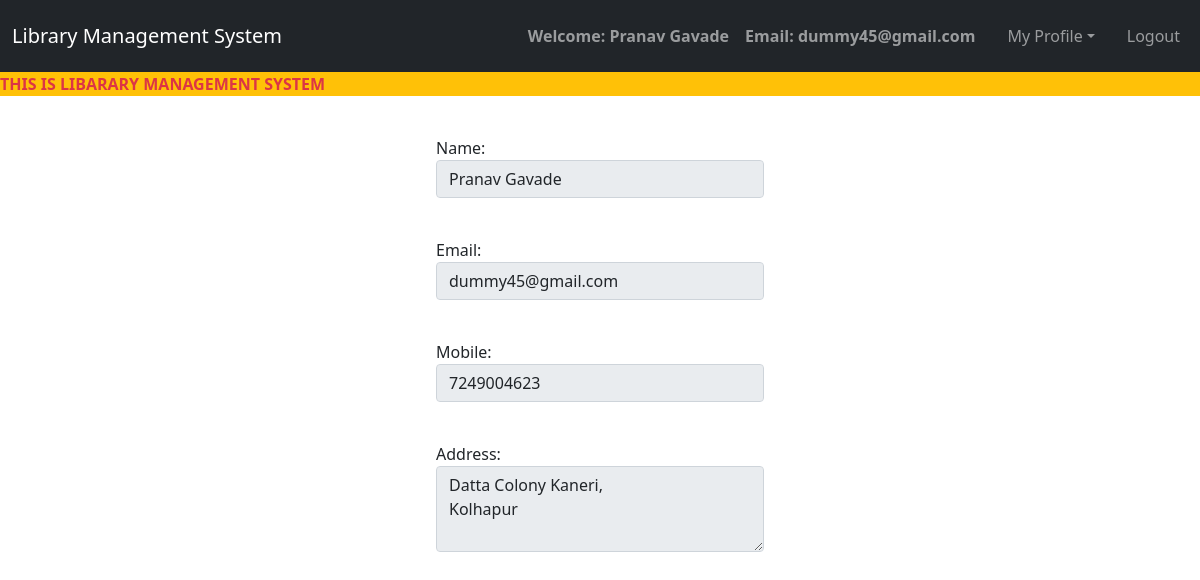
Screenshot of /view_profile.php (signed in) with the database file from the repository.
### tables this page shows
CREATE TABLE `users` (
  `id` int(100) NOT NULL,
  `name` varchar(100) NOT NULL,
  `email` varchar(100) NOT NULL,
  `password` varchar(50) NOT NULL,
  `mobile` bigint(10) NOT NULL,
  `address` varchar(500) NOT NULL
);

### view_profile.php (the view, shortened to what this page needs)
<?php
$connection = mysqli_connect("localhost", "root", "");
$name = "";
$email = "";
$mobile = "";
$address = "";
$query = "select * from users where email = '$_SESSION[email]'";
$query_run = mysqli_query($connection, $query);
while ($row = mysqli_fetch_assoc($query_run)) {
    $name = $row['name'];
    $email = $row['email'];
    $mobile = $row['mobile'];
    $address = $row['address'];
}
?>
<!DOCTYPE html>
<html lang="en">
<head>
    <link rel="stylesheet" type="text/css" href="bootstrap-5.0.2-dist/css/bootstrap.min.css">
</head>
<body>
    <nav class="navbar navbar-expand-lg  navbar-expand-sm  navbar-dark bg-dark ">
        <div class="container-fluid">
            <a class="navbar-brand" href="user_dashboard.php">
                Library Management System
            </a>
            <div class=" collapse navbar-collapse" id="navbarNavDropdown">
                <ul class="navbar-nav ms-auto">
                    <li class="nav-item">
                        <a class="nav-link"><b>Welcome:
                                <?php echo $_SESSION['name']; ?>
                            </b></a>
                    </li>
                    <li class="nav-item">
                        <a class="nav-link"><b>Email:
                                <?php echo $_SESSION['email']; ?>
                            </b></a>
                    </li>
                    <li class="nav-item dropdown">
                        <a class="nav-link mx-3 dropdown-toggle" data-bs-toggle="dropdown" href="#">My Profile</a>
                    </li>
                    <li class="nav-item">
                        <a class="nav-link" href="logout.php">Logout</a>
                    </li>
            </div>
        </div>
    </nav>
    <div class="bg-warning  text-danger">
        <span>
            <marquee style="font-weight: bolder">THIS IS LIBARARY MANAGEMENT SYSTEM</marquee>
        </span>
    </div>
    <div class="row" id="profile">
        <div class="col-lg-4" style="padding:0; margin:0;"></div>
        <div class="col-lg-4" style="padding:0; margin:0;">
            <form action="">
                <div class="form-group">
                    <label>Name:</label>
                    <input type="text" class="form-control" value="<?php echo $name; ?>" disabled>
                </div>
                <div class="form-group">
                    <label>Email:</label>
                    <input type="text" class="form-control" value="<?php echo $email; ?>" disabled>
                </div>
                <div class="form-group">
                    <label>Mobile:</label>
                    <input type="text" class="form-control" value="<?php echo $mobile; ?>" disabled>
                </div>
                <div class="form-group">
                    <label>Address:</label>
                    <textarea rows="3" cols="10" disabled="" class="form-control"><?php echo $address; ?></textarea>
                </div>
            </form>
        </div>
        <div class="col-lg-4" style="padding:0; margin:0;"></div>
    </div>
</body>
</html>

### rows the page displays
users: name "Pranav Gavade", email "dummy45@gmail.com", mobile "7249004623", address "Datta Colony Kaneri, Kolhapur"

### other values shown
$_SESSION['name'] "Pranav Gavade"
$_SESSION['email'] "dummy45@gmail.com"
